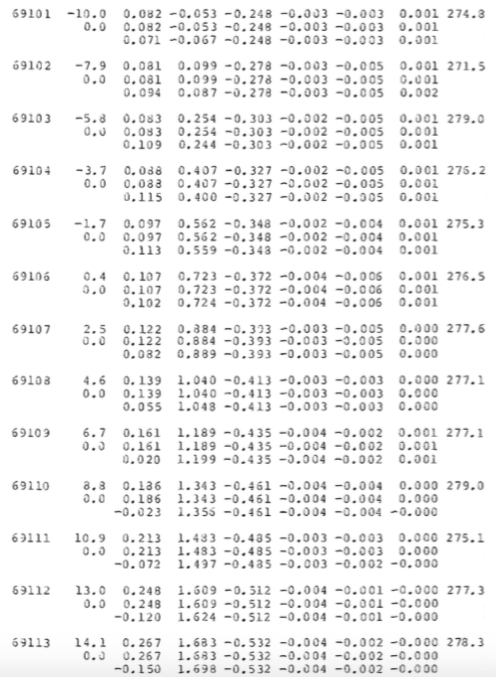
#> input picture 57530136-sharpen-image/1.PNG, 496 x 677 px, found by its file name
$ python sharpen_image.py
#> lines starting #> are read from the running program, lines starting #| are printed output that depends on the picture
import cv2
import numpy as np

image = cv2.imread('1.png')
#> image is the input picture: shape (677, 496, 3); min 32, max 255, mean 240.1
gray = cv2.cvtColor(image, cv2.COLOR_BGR2GRAY)
sharpen_kernel = np.array([[-1,-1,-1], [-1,9,-1], [-1,-1,-1]])
sharpen = cv2.filter2D(gray, -1, sharpen_kernel)
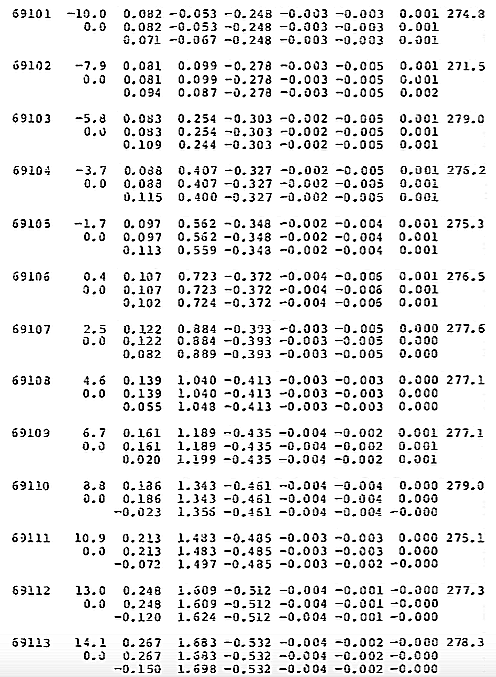
#> sharpen: shape (677, 496); min 0, max 255, mean 229.7

cv2.imwrite('sharpen.png', sharpen)
sharpen = 255 - sharpen
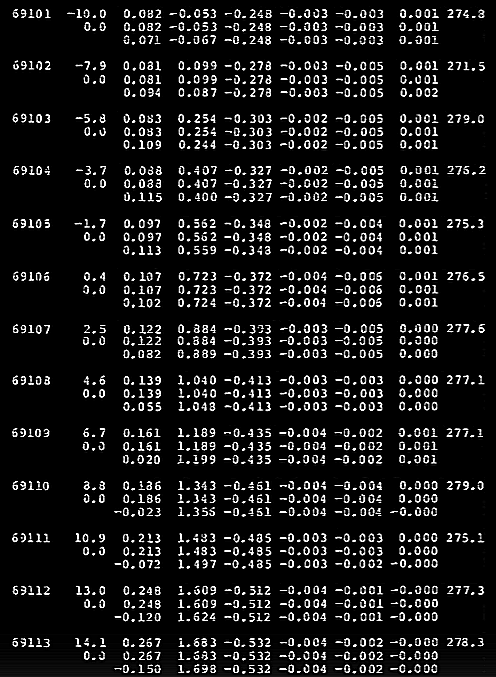
#> sharpen: shape (677, 496); min 0, max 255, mean 25.3
kernel = cv2.getStructuringElement(cv2.MORPH_RECT, (2,2))
dilate = cv2.dilate(sharpen, kernel, iterations=1)
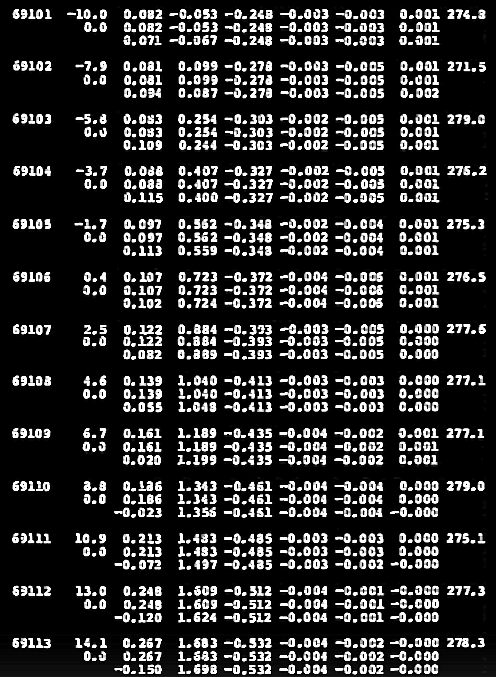
#> dilate: shape (677, 496); min 0, max 255, mean 46.8

result = 255 - dilate
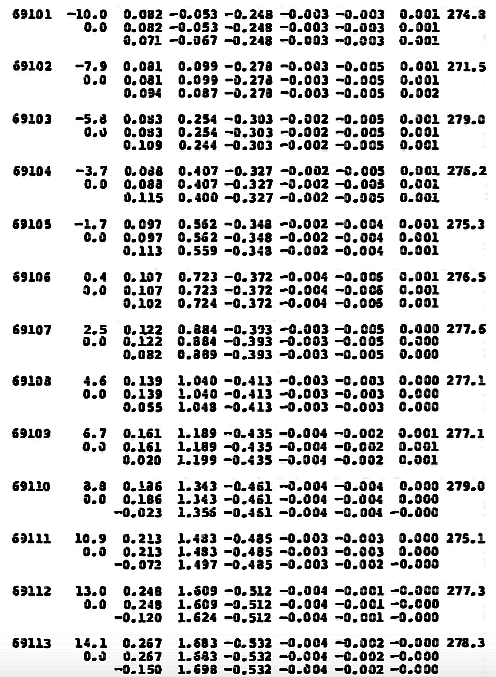
#> result: shape (677, 496); min 0, max 255, mean 208.2
cv2.imwrite('result.png', result)
cv2.waitKey(0)
